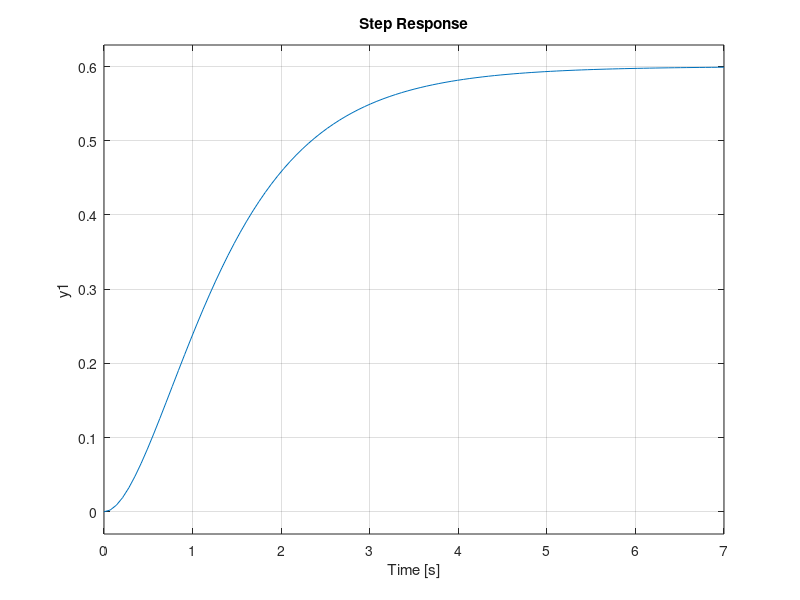
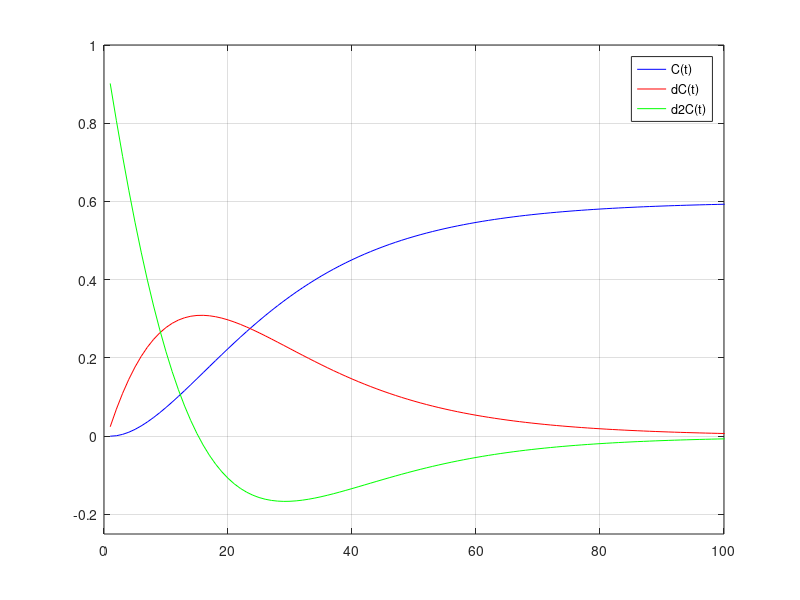
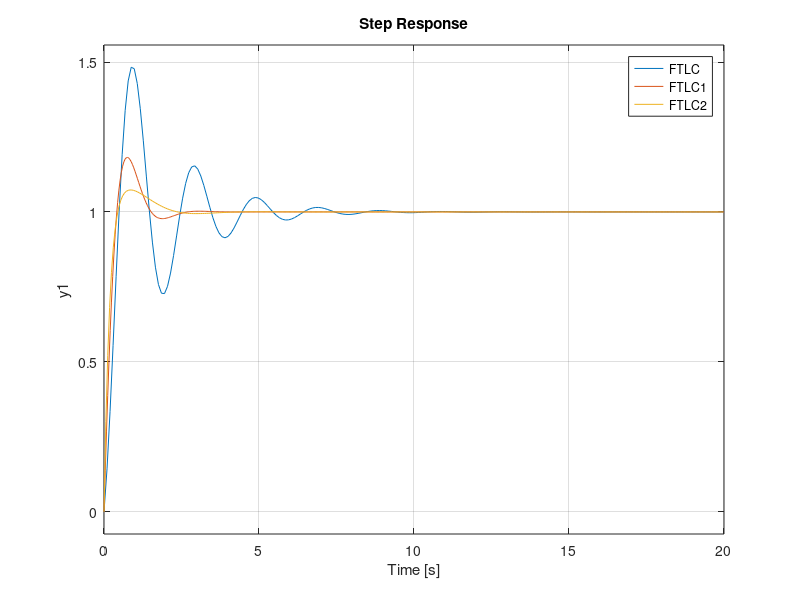

MATLAB code for these plots, in order: (Note: this script raises an error after producing the figures.)
% Sintonización de Controladores y Ultima Ganancia 27/05

%% Método 1: Curva de Reacción del Proceso

clc

num = [1 3];
den = [1 5 9 5];
Gp = tf(num, den)
H = 1    % para calcular el punto de inflexion

figure(1)
step(Gp*H)

dt = 0.05;
t = 0:dt:8;
C = step(Gp,t);
% Punto de Inflexión 
dC = diff(C)/dt;    % derivada
d2C = diff(dC)/dt;  % derivada segunda

[m,p] = max(dC)
tpi = t(p)          % tiempo de punto de inflexion, se da en el 0.75
Cpi = C(p)          % se da en el 0.1625

% y = m*x + h
L = 0.2241;
T = 1.9418;

% Parametros
kp = 1.2*T/L;
Ti = 2*L
Td = 0.5*L;
ki = kp/Ti;
kd = kp*Td;

Gc = tf([kd kp ki], [1 0])
FTLC = feedback(Gc*Gp, H)

% Mejoramos los parametros (1)
kp1 = 1.5*kp;
kd1 = 3*kd;
ki1 = ki;
Gc = tf([kd1 kp1 ki1], [1 0])
FTLC1 = feedback(Gc*Gp, H)

% Mejoramos los parametros (2)
kp2 = 1.5*kp;
kd2 = 5*kd;
ki2 = ki;
Gc = tf([kd2 kp2 ki2], [1 0])
FTLC2 = feedback(Gc*Gp, H)

figure(2)
plot(C, "b")
hold on
plot(dC, "r")
plot(d2C, "g")
legend('C(t)', 'dC(t)', 'd2C(t)')
axis([0 100 -0.25 1])
grid

figure(3)
step(FTLC, FTLC1, FTLC2)

%% Metodo 2: Método de la última ganancia

p1 = 0;
p2 = -1;
p3 = -2;
z = '';
k = 1;
p = [p1, p2, p3];
[num, den] = zp2tf(z,p,k)
Gp = tf(num, den)
H = 1
FTLA = Gp*H
figure(1)
rlocus(FTLA)
axis([-3 2 -4 4])
